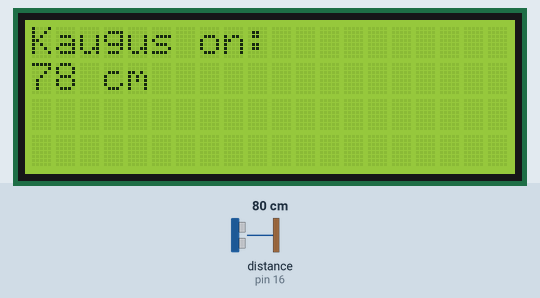
This sketch was run on a simulated SparkFun Pro Micro, built with avr-gcc and run on an emulated ATmega32U4. On the bench: 20×4 character LCD. Wiring (inferred from the names in the program): ultrasonic range finder: trigger pin 10; echo pin 16. The test bench sets the inputs (shaded band); at power-on: distance to the obstacle (sensor on pin 16) 80 cm. The echo pulse lasts 58.3 µs per cm; what the sketch prints to the serial monitor is not drawn.

Above: at 1.2 s.
1.3 s: distance to the obstacle (sensor on pin 16) set to 2 cm
At 3.3 s:
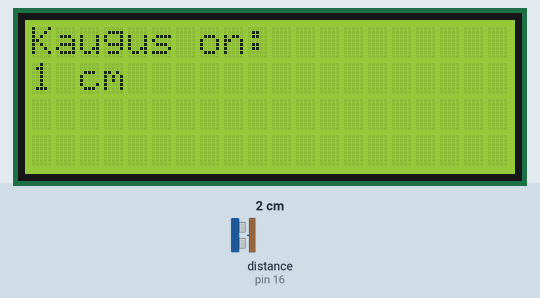
3.6 s: distance to the obstacle (sensor on pin 16) set to 4 cm
5.6 s: distance to the obstacle (sensor on pin 16) set to 9 cm
At 6.7 s:
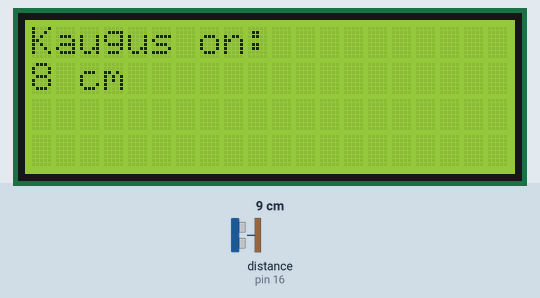
Timing chart, 0 to 8.6 s (numbered marks = the images above; inputs shaded):
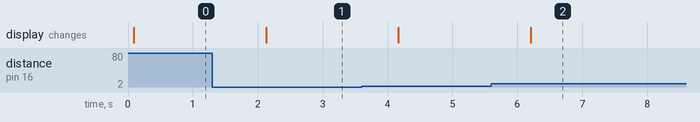

The sketch:

I2C_LCD_With_Ultrasonic_Sensor_Sample.ino
```cpp
/*
 * This script combines ultrasonic sensor (HC-SR04) and I2C LCD display
 * Ultrasonic sensor sample idea from: https://howtomechatronics.com/tutorials/arduino/ultrasonic-sensor-hc-sr04/
 * I2C display sample idea from: https://create.arduino.cc/projecthub/Oniichan_is_ded/lcd-i2c-tutorial-664e5a
 * Display's I2C address was found using I2C scanner found also in this repository.
 * Pins 2 and 3 are used to I2C connection in case of Arduino Pro Micro (2 - SDA, 3 - SCL)
 * Vanemate LCD ekraanide I2C aadress: 0x3F
 * Uuemate LCD ekraanide I2C aadress: 0x27
*/

// Includes
#include <Wire.h>
#include <LiquidCrystal_I2C.h>

LiquidCrystal_I2C lcd(0x3F, 20, 4);   // Initializing the library with global variable
//LiquidCrystal_I2C lcd(0x27, 20, 4);   // Initializing the library with global variable

// Ultrasonic sensor pin definitions
#define triger 10                     // Variable to hold pin (triger) nr 4
#define echo 16                       // Variable to hold pin (echo) nr 5

void setup() {
  Serial.begin(9600);                 // Begin serial communication
  pinMode(triger, OUTPUT);            // Defining Triger (pin 4) as output
  pinMode(echo, INPUT);               // Defining Echo (pin 5) as input

  lcd.init();                         // Initializing the LCD screen
  lcd.backlight();                    // Turning the LCD backlight LED on
}

void loop() {
  String dist = getDistance();        // Calling method getDistance to get distance value from ultrasonic sensor
  Serial.println(dist);               // Printing out the result
  printToScreen(dist);                // Calling printToScreen method with distance param
  delay(1000);                        // Waits for 1 sec before starting over
}

/*
 * This method gets distance from ultrasonic sensor
 * @return if distance is less than 2000 returns actual value, else it returns 0.
 */
String getDistance() {
  digitalWrite(triger, LOW);          // Sets triger pin low (clears the triger pin)
  delayMicroseconds(2);               // Waits for 2 microseconds
  digitalWrite(triger, HIGH);         // Sets triger pin high
  delayMicroseconds(10);              // Then waits for 10 micorseconds
  digitalWrite(triger, LOW);          // sets triger pin low

  long dur = pulseIn(echo, HIGH);     // Measures how long it took for ultrasound to travel
  int dist = dur * 0.034 / 2.0;       // Calculates distance, knowing approximately how fast sound travels (result is in cm)

  if(dist > 2000) {                   // If return is bigger than 2000 (meaning that something is so close that sound sent will not return to sensor)
    return "0";                       // return value 0, because there is no actual distance
  }

  return String(dist);                // Here basically else, converts the result to string and returns it
}

/*
 * This method prints to screen
 * @param dist Value to print to screen (expects String value)
*/
void printToScreen(String dist) {
  lcd.clear();                        // Clearing the display
  lcd.setCursor(0, 0);                // Setting the cursor to col 0, row 0
  lcd.print("Kaugus on:");            // Printing constant text, meaning "Distance is:" (in Estonian)
  lcd.setCursor(0, 1);                // Setting the cursor to col 0, row 1
  lcd.print(dist + " cm");            // Printing the value given by param sent with the method call and unit of measurement
}
```

Measured:
- after the input at 1.3 s, the display: changes after 0.83 s (image 1)
- after the input at 5.6 s, the display: changes after 0.60 s (image 2)
